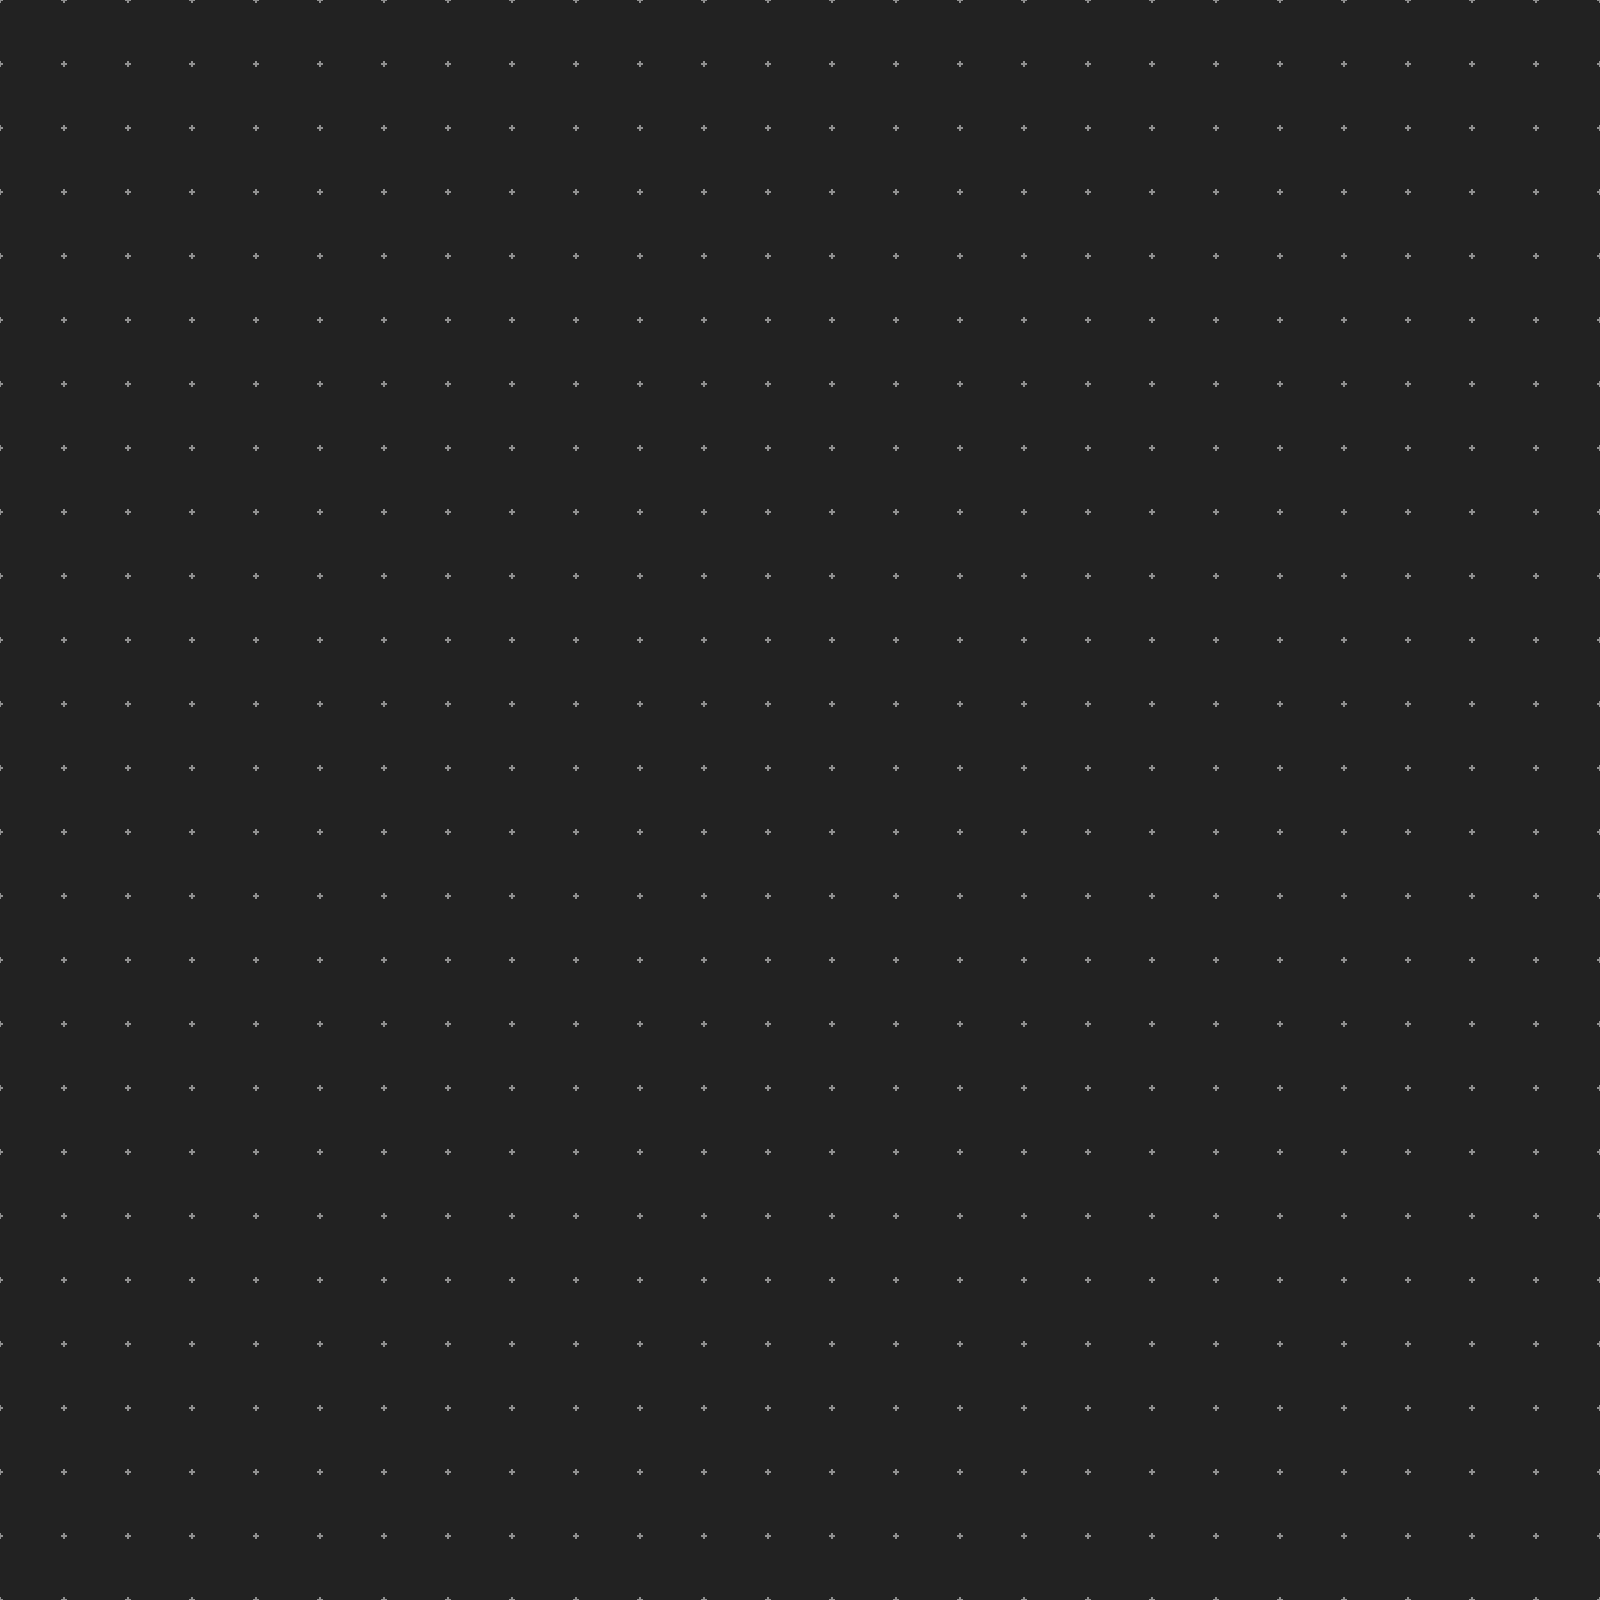

A 2D game scene composited from a Tiled map and its tileset images. What follows is a short description and the map's XML, with every tile layer's data as written:
An orthogonal 50x50 tile map with 32x32 px tiles, 1 tile layer (floor).

<map version="1.10" tiledversion="1.10.2" orientation="orthogonal" renderorder="right-down" width="50" height="50" tilewidth="32" tileheight="32" infinite="0" nextlayerid="3" nextobjectid="3">
 <tileset firstgid="1" name="main" tilewidth="32" tileheight="32" tilecount="4" columns="2">
  <image source="../tilesets/main.png" width="64" height="64" />
 </tileset>
 <layer id="1" name="floor" width="50" height="50">
  <data encoding="csv">
1,2,1,2,1,2,1,2,1,2,1,2,1,2,1,2,1,2,1,2,1,2,1,2,1,2,1,2,1,2,1,2,1,2,1,2,1,2,1,2,1,2,1,2,1,2,1,2,1,2,
3,4,3,4,3,4,3,4,3,4,3,4,3,4,3,4,3,4,3,4,3,4,3,4,3,4,3,4,3,4,3,4,3,4,3,4,3,4,3,4,3,4,3,4,3,4,3,4,3,4,
1,2,1,2,1,2,1,2,1,2,1,2,1,2,1,2,1,2,1,2,1,2,1,2,1,2,1,2,1,2,1,2,1,2,1,2,1,2,1,2,1,2,1,2,1,2,1,2,1,2,
3,4,3,4,3,4,3,4,3,4,3,4,3,4,3,4,3,4,3,4,3,4,3,4,3,4,3,4,3,4,3,4,3,4,3,4,3,4,3,4,3,4,3,4,3,4,3,4,3,4,
1,2,1,2,1,2,1,2,1,2,1,2,1,2,1,2,1,2,1,2,1,2,1,2,1,2,1,2,1,2,1,2,1,2,1,2,1,2,1,2,1,2,1,2,1,2,1,2,1,2,
3,4,3,4,3,4,3,4,3,4,3,4,3,4,3,4,3,4,3,4,3,4,3,4,3,4,3,4,3,4,3,4,3,4,3,4,3,4,3,4,3,4,3,4,3,4,3,4,3,4,
1,2,1,2,1,2,1,2,1,2,1,2,1,2,1,2,1,2,1,2,1,2,1,2,1,2,1,2,1,2,1,2,1,2,1,2,1,2,1,2,1,2,1,2,1,2,1,2,1,2,
3,4,3,4,3,4,3,4,3,4,3,4,3,4,3,4,3,4,3,4,3,4,3,4,3,4,3,4,3,4,3,4,3,4,3,4,3,4,3,4,3,4,3,4,3,4,3,4,3,4,
1,2,1,2,1,2,1,2,1,2,1,2,1,2,1,2,1,2,1,2,1,2,1,2,1,2,1,2,1,2,1,2,1,2,1,2,1,2,1,2,1,2,1,2,1,2,1,2,1,2,
3,4,3,4,3,4,3,4,3,4,3,4,3,4,3,4,3,4,3,4,3,4,3,4,3,4,3,4,3,4,3,4,3,4,3,4,3,4,3,4,3,4,3,4,3,4,3,4,3,4,
1,2,1,2,1,2,1,2,1,2,1,2,1,2,1,2,1,2,1,2,1,2,1,2,1,2,1,2,1,2,1,2,1,2,1,2,1,2,1,2,1,2,1,2,1,2,1,2,1,2,
3,4,3,4,3,4,3,4,3,4,3,4,3,4,3,4,3,4,3,4,3,4,3,4,3,4,3,4,3,4,3,4,3,4,3,4,3,4,3,4,3,4,3,4,3,4,3,4,3,4,
1,2,1,2,1,2,1,2,1,2,1,2,1,2,1,2,1,2,1,2,1,2,1,2,1,2,1,2,1,2,1,2,1,2,1,2,1,2,1,2,1,2,1,2,1,2,1,2,1,2,
3,4,3,4,3,4,3,4,3,4,3,4,3,4,3,4,3,4,3,4,3,4,3,4,3,4,3,4,3,4,3,4,3,4,3,4,3,4,3,4,3,4,3,4,3,4,3,4,3,4,
1,2,1,2,1,2,1,2,1,2,1,2,1,2,1,2,1,2,1,2,1,2,1,2,1,2,1,2,1,2,1,2,1,2,1,2,1,2,1,2,1,2,1,2,1,2,1,2,1,2,
3,4,3,4,3,4,3,4,3,4,3,4,3,4,3,4,3,4,3,4,3,4,3,4,3,4,3,4,3,4,3,4,3,4,3,4,3,4,3,4,3,4,3,4,3,4,3,4,3,4,
1,2,1,2,1,2,1,2,1,2,1,2,1,2,1,2,1,2,1,2,1,2,1,2,1,2,1,2,1,2,1,2,1,2,1,2,1,2,1,2,1,2,1,2,1,2,1,2,1,2,
3,4,3,4,3,4,3,4,3,4,3,4,3,4,3,4,3,4,3,4,3,4,3,4,3,4,3,4,3,4,3,4,3,4,3,4,3,4,3,4,3,4,3,4,3,4,3,4,3,4,
1,2,1,2,1,2,1,2,1,2,1,2,1,2,1,2,1,2,1,2,1,2,1,2,1,2,1,2,1,2,1,2,1,2,1,2,1,2,1,2,1,2,1,2,1,2,1,2,1,2,
3,4,3,4,3,4,3,4,3,4,3,4,3,4,3,4,3,4,3,4,3,4,3,4,3,4,3,4,3,4,3,4,3,4,3,4,3,4,3,4,3,4,3,4,3,4,3,4,3,4,
1,2,1,2,1,2,1,2,1,2,1,2,1,2,1,2,1,2,1,2,1,2,1,2,1,2,1,2,1,2,1,2,1,2,1,2,1,2,1,2,1,2,1,2,1,2,1,2,1,2,
3,4,3,4,3,4,3,4,3,4,3,4,3,4,3,4,3,4,3,4,3,4,3,4,3,4,3,4,3,4,3,4,3,4,3,4,3,4,3,4,3,4,3,4,3,4,3,4,3,4,
1,2,1,2,1,2,1,2,1,2,1,2,1,2,1,2,1,2,1,2,1,2,1,2,1,2,1,2,1,2,1,2,1,2,1,2,1,2,1,2,1,2,1,2,1,2,1,2,1,2,
3,4,3,4,3,4,3,4,3,4,3,4,3,4,3,4,3,4,3,4,3,4,3,4,3,4,3,4,3,4,3,4,3,4,3,4,3,4,3,4,3,4,3,4,3,4,3,4,3,4,
1,2,1,2,1,2,1,2,1,2,1,2,1,2,1,2,1,2,1,2,1,2,1,2,1,2,1,2,1,2,1,2,1,2,1,2,1,2,1,2,1,2,1,2,1,2,1,2,1,2,
3,4,3,4,3,4,3,4,3,4,3,4,3,4,3,4,3,4,3,4,3,4,3,4,3,4,3,4,3,4,3,4,3,4,3,4,3,4,3,4,3,4,3,4,3,4,3,4,3,4,
1,2,1,2,1,2,1,2,1,2,1,2,1,2,1,2,1,2,1,2,1,2,1,2,1,2,1,2,1,2,1,2,1,2,1,2,1,2,1,2,1,2,1,2,1,2,1,2,1,2,
3,4,3,4,3,4,3,4,3,4,3,4,3,4,3,4,3,4,3,4,3,4,3,4,3,4,3,4,3,4,3,4,3,4,3,4,3,4,3,4,3,4,3,4,3,4,3,4,3,4,
1,2,1,2,1,2,1,2,1,2,1,2,1,2,1,2,1,2,1,2,1,2,1,2,1,2,1,2,1,2,1,2,1,2,1,2,1,2,1,2,1,2,1,2,1,2,1,2,1,2,
3,4,3,4,3,4,3,4,3,4,3,4,3,4,3,4,3,4,3,4,3,4,3,4,3,4,3,4,3,4,3,4,3,4,3,4,3,4,3,4,3,4,3,4,3,4,3,4,3,4,
1,2,1,2,1,2,1,2,1,2,1,2,1,2,1,2,1,2,1,2,1,2,1,2,1,2,1,2,1,2,1,2,1,2,1,2,1,2,1,2,1,2,1,2,1,2,1,2,1,2,
3,4,3,4,3,4,3,4,3,4,3,4,3,4,3,4,3,4,3,4,3,4,3,4,3,4,3,4,3,4,3,4,3,4,3,4,3,4,3,4,3,4,3,4,3,4,3,4,3,4,
1,2,1,2,1,2,1,2,1,2,1,2,1,2,1,2,1,2,1,2,1,2,1,2,1,2,1,2,1,2,1,2,1,2,1,2,1,2,1,2,1,2,1,2,1,2,1,2,1,2,
3,4,3,4,3,4,3,4,3,4,3,4,3,4,3,4,3,4,3,4,3,4,3,4,3,4,3,4,3,4,3,4,3,4,3,4,3,4,3,4,3,4,3,4,3,4,3,4,3,4,
1,2,1,2,1,2,1,2,1,2,1,2,1,2,1,2,1,2,1,2,1,2,1,2,1,2,1,2,1,2,1,2,1,2,1,2,1,2,1,2,1,2,1,2,1,2,1,2,1,2,
3,4,3,4,3,4,3,4,3,4,3,4,3,4,3,4,3,4,3,4,3,4,3,4,3,4,3,4,3,4,3,4,3,4,3,4,3,4,3,4,3,4,3,4,3,4,3,4,3,4,
1,2,1,2,1,2,1,2,1,2,1,2,1,2,1,2,1,2,1,2,1,2,1,2,1,2,1,2,1,2,1,2,1,2,1,2,1,2,1,2,1,2,1,2,1,2,1,2,1,2,
3,4,3,4,3,4,3,4,3,4,3,4,3,4,3,4,3,4,3,4,3,4,3,4,3,4,3,4,3,4,3,4,3,4,3,4,3,4,3,4,3,4,3,4,3,4,3,4,3,4,
1,2,1,2,1,2,1,2,1,2,1,2,1,2,1,2,1,2,1,2,1,2,1,2,1,2,1,2,1,2,1,2,1,2,1,2,1,2,1,2,1,2,1,2,1,2,1,2,1,2,
3,4,3,4,3,4,3,4,3,4,3,4,3,4,3,4,3,4,3,4,3,4,3,4,3,4,3,4,3,4,3,4,3,4,3,4,3,4,3,4,3,4,3,4,3,4,3,4,3,4,
1,2,1,2,1,2,1,2,1,2,1,2,1,2,1,2,1,2,1,2,1,2,1,2,1,2,1,2,1,2,1,2,1,2,1,2,1,2,1,2,1,2,1,2,1,2,1,2,1,2,
3,4,3,4,3,4,3,4,3,4,3,4,3,4,3,4,3,4,3,4,3,4,3,4,3,4,3,4,3,4,3,4,3,4,3,4,3,4,3,4,3,4,3,4,3,4,3,4,3,4,
1,2,1,2,1,2,1,2,1,2,1,2,1,2,1,2,1,2,1,2,1,2,1,2,1,2,1,2,1,2,1,2,1,2,1,2,1,2,1,2,1,2,1,2,1,2,1,2,1,2,
3,4,3,4,3,4,3,4,3,4,3,4,3,4,3,4,3,4,3,4,3,4,3,4,3,4,3,4,3,4,3,4,3,4,3,4,3,4,3,4,3,4,3,4,3,4,3,4,3,4,
1,2,1,2,1,2,1,2,1,2,1,2,1,2,1,2,1,2,1,2,1,2,1,2,1,2,1,2,1,2,1,2,1,2,1,2,1,2,1,2,1,2,1,2,1,2,1,2,1,2,
3,4,3,4,3,4,3,4,3,4,3,4,3,4,3,4,3,4,3,4,3,4,3,4,3,4,3,4,3,4,3,4,3,4,3,4,3,4,3,4,3,4,3,4,3,4,3,4,3,4,
1,2,1,2,1,2,1,2,1,2,1,2,1,2,1,2,1,2,1,2,1,2,1,2,1,2,1,2,1,2,1,2,1,2,1,2,1,2,1,2,1,2,1,2,1,2,1,2,1,2,
3,4,3,4,3,4,3,4,3,4,3,4,3,4,3,4,3,4,3,4,3,4,3,4,3,4,3,4,3,4,3,4,3,4,3,4,3,4,3,4,3,4,3,4,3,4,3,4,3,4,
1,2,1,2,1,2,1,2,1,2,1,2,1,2,1,2,1,2,1,2,1,2,1,2,1,2,1,2,1,2,1,2,1,2,1,2,1,2,1,2,1,2,1,2,1,2,1,2,1,2,
3,4,3,4,3,4,3,4,3,4,3,4,3,4,3,4,3,4,3,4,3,4,3,4,3,4,3,4,3,4,3,4,3,4,3,4,3,4,3,4,3,4,3,4,3,4,3,4,3,4
</data>
 </layer>
</map>